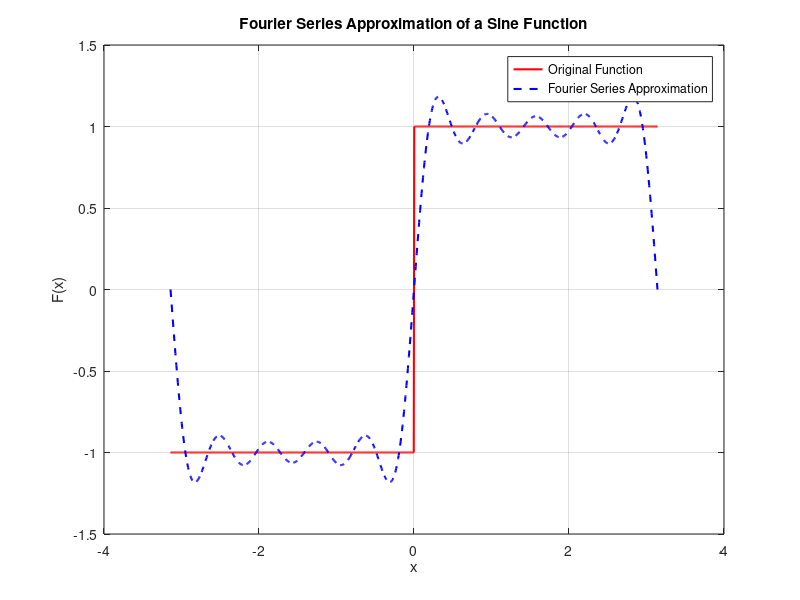

This figure's MATLAB source:
% Fourier Series of a sine Function
clear; clc;
% Define the period of the sine Function
L = pi;
% Number of Fourier terms to calculate
N = 10;
% Define the sine function
F = @(x) sign(sin(x));
% Initialize Fourier coefficients
a0 = 0;
an = zeros(1, N);
bn = zeros(1, N);
% Calculate a0 (the average value)
a0 = (1 / (2 * L)) * integral(@(x) F(x), -L, L);
% Calculate an and bn coefficients
for n = 1:N
    an(n) = (1 / L) * integral(@(x) F(x) .* cos(n * pi * x / L), -L, L);
    bn(n) = (1 / L) * integral(@(x) F(x) .* sin(n * pi * x / L), -L, L);
end
% Define the reconstructed function using Fourier series
FourierSeries = @(x) a0;
for n = 1:N
    FourierSeries = @(x) FourierSeries(x) + an(n) * cos(n * pi * x / L) + bn(n) * sin(n * pi * x / L);
end
% Plot the original function and the Fourier series approximation
x = linspace(-L, L, 1000);
figure;
plot(x, F(x), 'r', 'LineWidth', 1.5); % Original function
hold on;
plot(x, FourierSeries(x), 'b--', 'LineWidth', 1.5); % Fourier series approximation
legend('Original Function', 'Fourier Series Approximation');
title('Fourier Series Approximation of a Sine Function');
xlabel('x');
ylabel('F(x)');
grid on;
